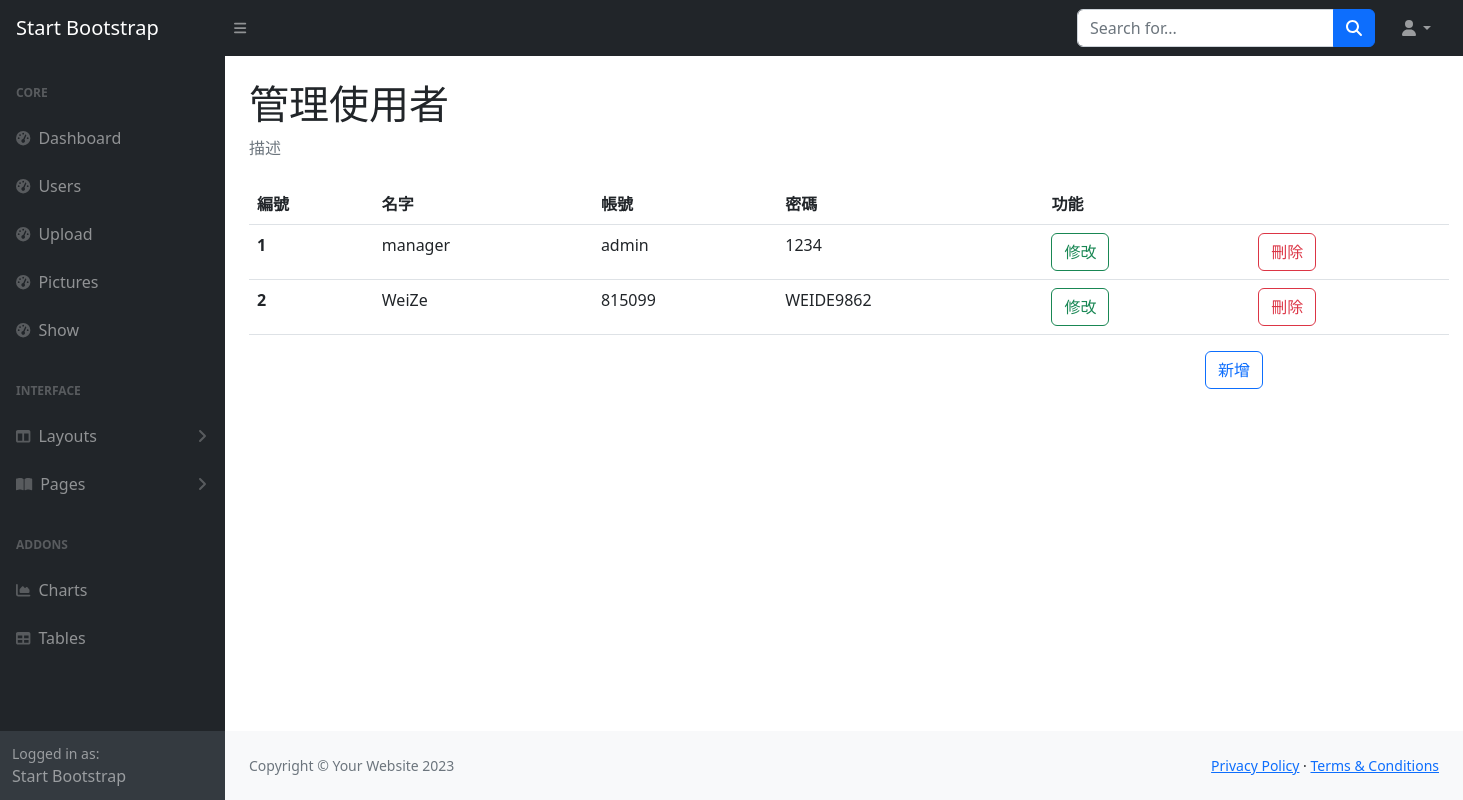
The app's page /users, older data.
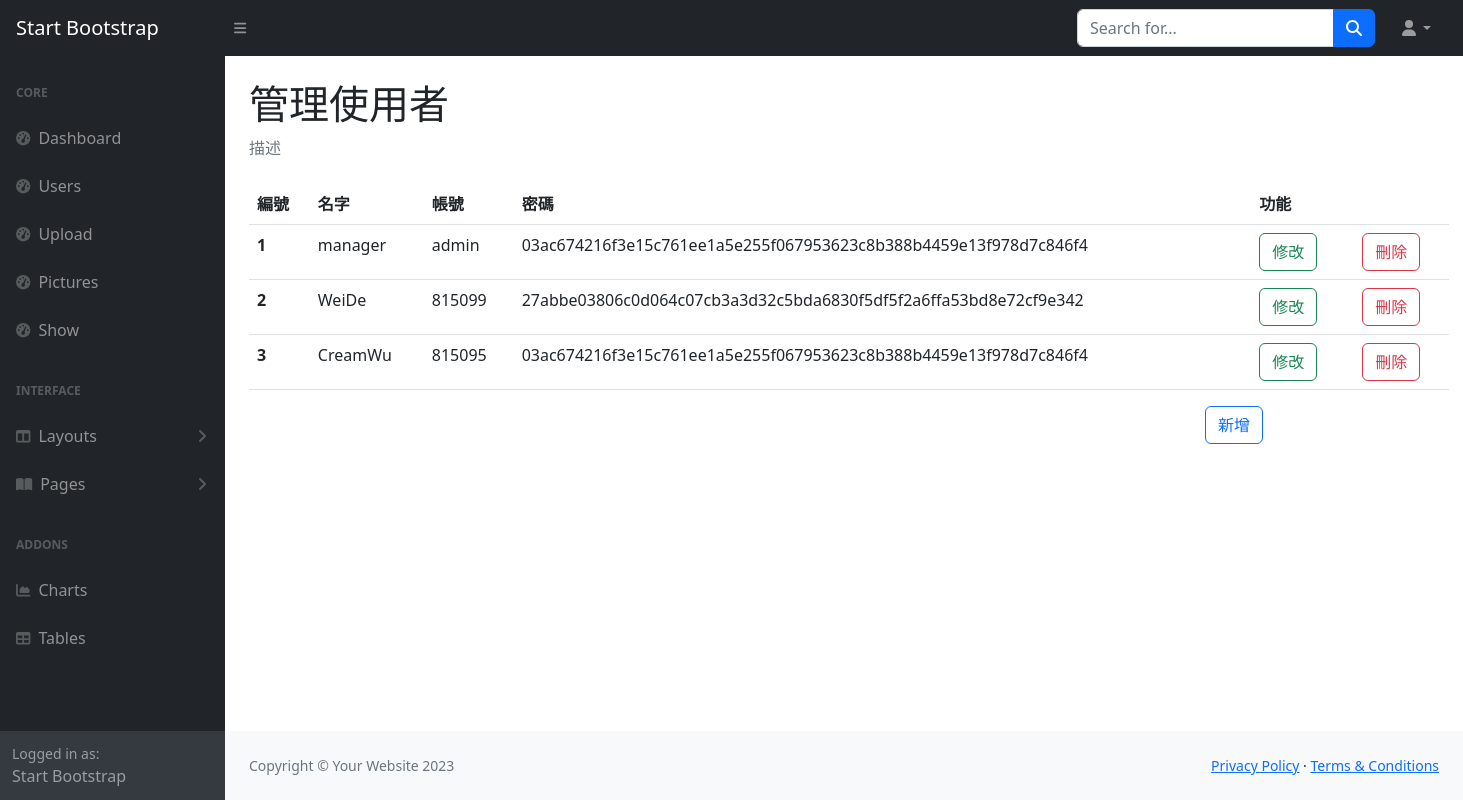
The same page, newer data.
### tables this page shows
CREATE TABLE Users (id INTEGER PRIMARY KEY AUTOINCREMENT, name nvarchar (20), account nvarchar (40), password nvarchar (40));

### app.py (the view)
@app.route("/users")
def users():
    with get_db() as cur:
        cur.row_factory = sql.Row
        cur = cur.cursor()
        cur.execute('select * from Users')
        data = cur.fetchall()
        cur.close()
    return render_template("users.html",data = data)

### app.py (called while the page is built)
def get_db():
    db = getattr(g, '_database', None)
    if db is None:
        db = g._database = sql.connect(DATABASE)
    return db

@app.teardown_appcontext
def close_connection(exception):
    db = getattr(g, '_database', None)
    if db is not None:
        db.close()

### templates/users.html (shortened to what this page needs)
{% extends 'layout/back.html' %}
{% block main%}
<h1 class="mt-4">管理使用者</h1>
<ol class="breadcrumb mb-4">
  <li class="breadcrumb-item active">描述</li>
</ol>
<table class="table" , style="width: 1200px;">
  <thead>
    <tr>
      <th scope="col">編號</th>
      <th scope="col">名字</th>
      <th scope="col">帳號</th>
      <th scope="col">密碼</th>
      <th scope="col">功能</th>
    </tr>
  </thead>
  <tbody>
    {% for i in range(data|length) %}
    <tr>
      <th scope="row">{{ i+1 }}</th>
      <td>{{ data[i].name }}</td>
      <td>{{ data[i].account }}</td>
      <td>{{ data[i].password }}</td>
      <td>
        <div class="row">
          <div class="col">
            <a type="button" class="btn btn-outline-success" href="/edit/{{ data[i].id }}">修改</a>
          </div>
          <div class="col">
            <form action="/deleteuser/{{ data[i].id }}" method="post">
              <button class="btn btn-outline-danger"
                onclick="if(confirm('您確定要刪除嗎？')) return true;else return false">刪除</button>
            </form>
          </div>
        </div>
      </td>
    </tr>
    {% endfor %}
  </tbody>
</table>
<button type="button" class="btn btn-outline-primary" data-bs-toggle="modal" data-bs-target="#create"
  style="right: 200px; position: absolute;">
  新增
</button>
{% block modal %}
</div>
{% endblock modal %}
{% endblock main%}

Row changes from the older to the newer data that the page shows:
added Users: name "CreamWu", account "815095", password "03ac674216f3e15c761ee1a5e255f067953623c8b388b4459e13f978d7c846f4"
Text that changed along with them:
new list line: "1 修改 刪除"
new list line: "manager admin 03ac674216f3e15c761ee1a5e255f067953623c8b388b4459e13f978d7c846f4"
new list line: "2 修改 刪除"
new list line: "WeiDe 815099 27abbe03806c0d064c07cb3a3d32c5bda6830f5df5f2a6ffa53bd8e72cf9e342"
new list line: "3 修改 刪除"
list line gone: "1 修改 刪除"
list line gone: "manager admin 1234"
list line gone: "2 修改 刪除"
list line gone: "WeiZe 815099 WEIDE9862"
